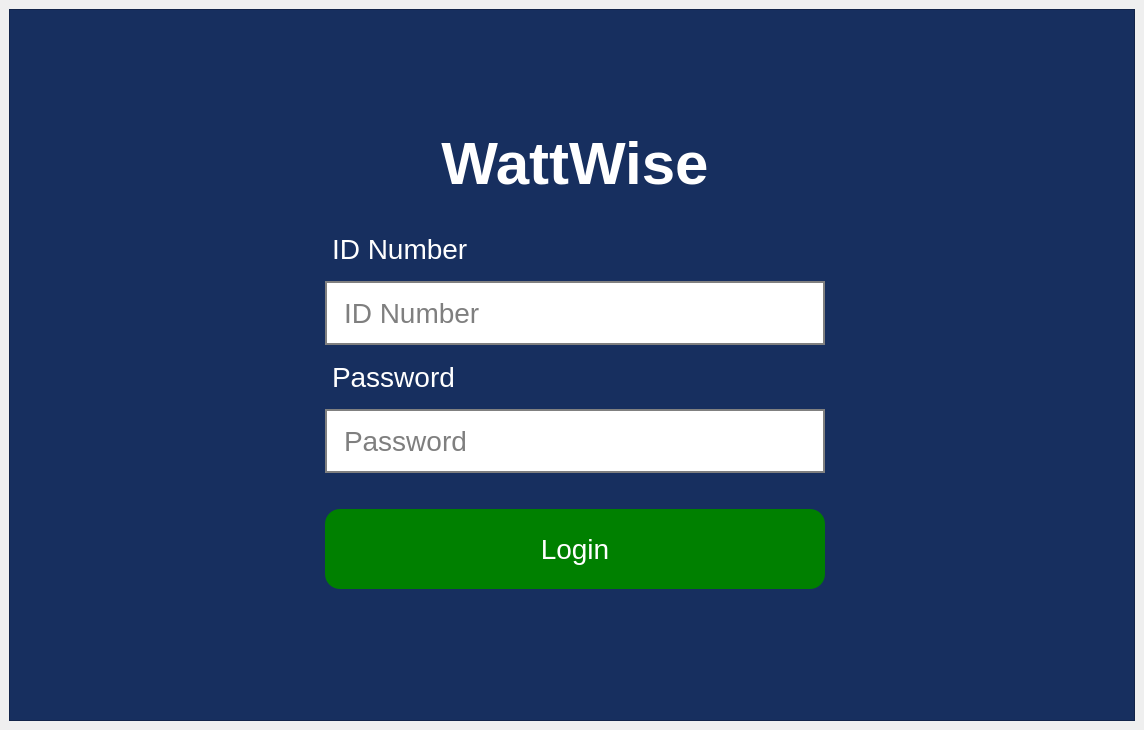
<?xml version="1.0" encoding="UTF-8"?>
<ui version="4.0">
 <class>MainWindow</class>
 <widget class="QMainWindow" name="MainWindow">
  <property name="geometry">
   <rect>
    <x>0</x>
    <y>0</y>
    <width>1144</width>
    <height>730</height>
   </rect>
  </property>
  <property name="windowTitle">
   <string>MainWindow</string>
  </property>
  <property name="styleSheet">
   <string notr="true">#loginFrame {
	background-color: #172F5F;
	padding: 100px 300px;
}

QLabel {
	color: white;
	font-size: 28px;
	margin-top: 10px;
}

#lblTitle {
	font-size: 60px;
    font-weight: bold;
	margin-bottom: 20px;
}

QLineEdit {
	height: 50px;
	margin-top: 10px;
    border: 2px solid gray;
	padding: 5px 15px;
	font-size: 28px;
}

QLineEdit:hover {
	border: 2px solid #007bff;
}

QLineEdit:focus {
	border: 2px solid green;
}

#btnLogin {
	margin-top: 30px;
	height: 80px;
	width: 100px;
	color: white;
	background-color: green;
	border-radius: 15px;
	font-size: 28px;
}

#btnLogin:hover {
	border: 2px solid green;
	color: green;
	background-color: white;
}</string>
  </property>
  <widget class="QWidget" name="centralwidget">
   <layout class="QGridLayout" name="gridLayout">
    <item row="0" column="0">
     <widget class="QFrame" name="loginFrame">
      <property name="frameShape">
       <enum>QFrame::StyledPanel</enum>
      </property>
      <property name="frameShadow">
       <enum>QFrame::Raised</enum>
      </property>
      <layout class="QFormLayout" name="formLayout">
       <item row="0" column="1">
        <widget class="QLabel" name="lblTitle">
         <property name="text">
          <string>WattWise</string>
         </property>
         <property name="alignment">
          <set>Qt::AlignCenter</set>
         </property>
        </widget>
       </item>
       <item row="2" column="1">
        <widget class="QLabel" name="lblUsername">
         <property name="text">
          <string>ID Number</string>
         </property>
        </widget>
       </item>
       <item row="3" column="1">
        <widget class="QLineEdit" name="lineIDNumber">
         <property name="placeholderText">
          <string>ID Number</string>
         </property>
        </widget>
       </item>
       <item row="4" column="1">
        <widget class="QLabel" name="lblPassword">
         <property name="text">
          <string>Password</string>
         </property>
        </widget>
       </item>
       <item row="5" column="1">
        <widget class="QLineEdit" name="linePassword">
         <property name="echoMode">
          <enum>QLineEdit::Password</enum>
         </property>
         <property name="placeholderText">
          <string>Password</string>
         </property>
        </widget>
       </item>
       <item row="6" column="1">
        <widget class="QPushButton" name="btnLogin">
         <property name="cursor">
          <cursorShape>PointingHandCursor</cursorShape>
         </property>
         <property name="text">
          <string>Login</string>
         </property>
        </widget>
       </item>
      </layout>
     </widget>
    </item>
   </layout>
  </widget>
 </widget>
 <resources/>
 <connections/>
</ui>
